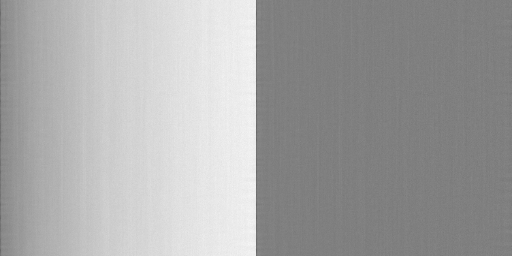
#> input picture seg_model_train/debug_flatten_cam2.png, 512 x 256 px
$ python -i scar_anomaly.py   (imports and definitions only)
#> lines starting #> are read from the running program, lines starting #| are printed output that depends on the picture
#> further down, picture is the input picture: shape (256, 512, 3); min 99, max 246, mean 165
# scar_anomaly_safe.py / 改进版
import numpy as np
from random import randint, uniform
from skimage.util import random_noise
from skimage.draw import ellipse_perimeter
from scipy.interpolate import interp1d
from scipy.ndimage import gaussian_filter
import cv2, math

def add_stain(img, size='0.1-6', color='150-255', irregularity=0.3, blur=0.01):
    """
    给图像 img 添加随机“污点”，返回 (合成图, mask)
    - img: BGR ndarray
    - size: 百分比范围，例如 '0.1-6' -> 相对于图像尺寸
    - color: 灰度范围，例如 '150-255'
    - irregularity: 椭圆扰动程度
    - blur: 高斯模糊强度
    """
#> called with size = '0.1-6', color = '150-255', irregularity = 0.3, blur = 0.01
    row, col, ch = img.shape
#> row = 256; col = 512; ch = 3

    # 随机颜色
    if '-' in str(color):
        min_color, max_color = int(color.split('-')[0]), int(color.split('-')[1])
        color_val = randint(min_color, max_color)
    else:
        color_val = int(color)

    # 随机椭圆尺寸
    min_range, max_range = float(size.split('-')[0]), float(size.split('-')[1])
    a = randint(max(1, int(min_range/100.*col)), max(1, int(max_range/100.*col)))
#> a = 25
    b = randint(max(1, int(min_range/100.*row)), max(1, int(max_range/100.*row)))
#> b = 15

    # 随机中心
    cx = randint(a, max(a, col - a))
#> cx = 240
    cy = randint(b, max(b, row - b))
#> cy = 25
    rotation = uniform(0, 2*np.pi)

    # 安全生成椭圆周长点
    try:
        xy = ellipse_perimeter(cy, cx, a, b, rotation)
        if xy is None or len(xy) != 2:
            raise ValueError("ellipse_perimeter failed")
        x, y = xy
        if not hasattr(x, '__len__') or not hasattr(y, '__len__') or len(x) < 3:
            raise ValueError("ellipse points too few")
    except:
        # 如果失败，用单点代替
        x = np.array([cx, cx+1, cx+1])
        y = np.array([cy, cy, cy+1])

    # 构建轮廓
    contour = np.array([[i, j] for i, j in zip(x, y)])
    if irregularity > 0:
        contour = perturbate_ellipse(contour, cx, cy, (a+b)/2, irregularity)
    if contour.shape[0] < 3:
        # 至少3个点才能画
        return img.copy(), np.zeros((row, col), dtype=np.uint8)

    # mask
    mask = np.zeros((row, col), dtype=np.uint8)
    mask = cv2.drawContours(mask, [contour], -1, 255, -1)
    if blur != 0:
        mask = gaussian_filter(mask, max(a, b) * blur)
        if mask.max() > 0:
            mask = (mask / mask.max() * 255).astype(np.uint8)

    # 合成图像
    rgb_mask = np.dstack([mask]*3)
    not_modified = np.subtract(np.ones(img.shape), rgb_mask/255.0)
    stain = 255 * random_noise(np.zeros(img.shape), mode='gaussian', mean=color_val/255., var=0.05/255.)
    result = np.add(np.multiply(img, not_modified), np.multiply(stain, rgb_mask/255.0))

    return result.astype(np.uint8), mask


def perturbate_ellipse(contour, cx, cy, diag, irregularity):
#> called with contour = array of shape (122, 2), cx = 240, cy = 25, diag = 20, irregularity = 0.3
    if len(contour) < 20:
        pts = contour
    else:
        pts = contour[0::max(1, int(len(contour)/20))]
    for idx, pt in enumerate(pts):
        pts[idx] = [pt[0] + randint(-int(diag*irregularity), int(diag*irregularity)),
                    pt[1] + randint(-int(diag*irregularity), int(diag*irregularity))]
    pts = sorted(pts, key=lambda p: clockwiseangle(p, cx, cy))
    pts.append([pts[0][0], pts[0][1]])
    i = np.arange(len(pts))
#> i = 22 values from 0 to 21
    interp_i = np.linspace(0, i.max(), max(1, int(10*i.max())))
#> interp_i = 210 values from 0 to 21
    xi = interp1d(i, np.array(pts)[:,0], kind='cubic')(interp_i)
    yi = interp1d(i, np.array(pts)[:,1], kind='cubic')(interp_i)
    return np.array([[int(i), int(j)] for i,j in zip(yi, xi)])


def clockwiseangle(point, cx, cy):
    refvec = [0,1]
    vector = [point[0]-cy, point[1]-cx]
    norm = math.hypot(vector[0], vector[1])
    if norm==0: return -math.pi
    normalized = [vector[0]/norm, vector[1]/norm]
    dotprod = normalized[0]*refvec[0]+normalized[1]*refvec[1]
    diffprod = refvec[1]*normalized[0]-refvec[0]*normalized[1]
    angle = math.atan2(diffprod, dotprod)
    if angle < 0: angle += 2*math.pi
    return angle

>>> import cv2
>>> picture = cv2.imread('debug_flatten_cam2.png')
>>> result = add_stain(picture)
#> in add_stain, `result = np.add(np.multiply(img, not_modified), np.multiply(stain, rgb..`:
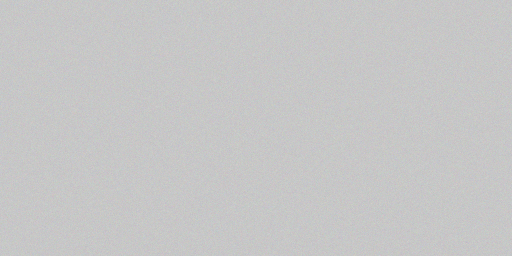
#> stain: shape (256, 512, 3) float64; mean B, G, R 199, 199, 199
